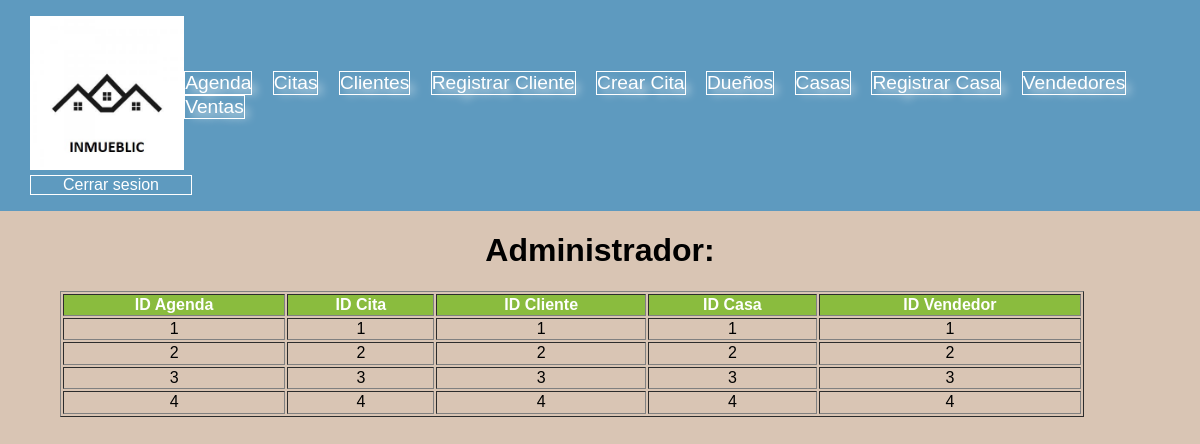
Screenshot of /admin/agenda.php with the database file from the repository.
### tables this page shows
create table agenda(
age_id int primary key auto_increment,
age_cit_id int not null references cita(cit_id),
age_cli_id int not null references cliente(cli_id),
age_cas_id int not null references casa(cas_id),
age_vend_id int not null references vendedor(vend_id)
);

### admin/agenda.php (the view, shortened to what this page needs)
<?php
$nombre= $_SESSION["adm_nombre"];
?>
<!DOCTYPE html>
<html lang="es">
<head>
<link href="../css/estilos.css" type="text/css" rel="stylesheet" />
<link href="../css/pop.css" type="text/css" rel="stylesheet" />
    <link rel="stylesheet" href="../css/styles.css">
	<link rel="stylesheet" href="../css/normalize.css">
</head>
<body>
<?php include('header.inc'); echo "<h1 align='center'>Administrador: $nombre</h1>";?>
<div class="principal">
<?php
include("../config1.php");
$con=@mysqli_connect($HOST,$USER,$PASS,$BD);
$con -> set_charset("utf8");
if($con){
	$query="SELECT * FROM agenda;";
		$consulta=mysqli_query($con,$query);
		if($consulta){
					  while($fila=mysqli_fetch_assoc($consulta)){
																$arreglo[]=$fila;
																}
					  echo '<table border=1 class="ventab">';
					  echo "<tr class='encabezado'>";
					  echo "<th>ID Agenda</th>";
					  echo "<th>ID Cita</th>";
					  echo "<th>ID Cliente</th>";
					  echo "<th>ID Casa</th>";
					  echo "<th>ID Vendedor</th>";
					  echo "</tr>";
					  foreach($arreglo as $ele){
									echo"<tr>";
												echo"<td>{$ele['age_id']}</td>";
												echo"<td>{$ele['age_cit_id']}</td>";
												echo"<td>{$ele['age_cli_id']}</td>";
												echo"<td>{$ele['age_cas_id']}</td>";
												echo"<td>{$ele['age_vend_id']}</td>";
									echo"</tr>";
							}
						echo"</table>";
		}else{
				echo"Error en la consulta";
			 }
}else{
	 echo "Error en la base de datos";
	 }
?>
</div>
</body>
</html>

### css/estilos.css (style rules this page uses)
.principal { width:90%; max-width:1200px; margin:auto; }
table.ventab { margin:center; text-align:center; width:100%; max-width:1024px; }
tr.encabezado { background-color:#8ABC3E; color:#fff; }

### css/styles.css (style rules this page uses)
:root { --blue:#4B89BF; --ligth-blue:#5E9ABF; --green:#70732F; --ligth-green:#8A8C3E; --ligth-brown:#D9C5B4; --brown:#867B77; font-family: sans-serif, Arial, Helvetica; }
h1 { font-size: 3.8rem; }
body { background-color: var(--ligth-brown); }

### rows the page displays
agenda: age_id "1", age_cit "1", age_cli "1", age_cas "1", age_vend "1"
agenda: age_id "2", age_cit "2", age_cli "2", age_cas "2", age_vend "2"
agenda: age_id "3", age_cit "3", age_cli "3", age_cas "3", age_vend "3"
agenda: age_id "4", age_cit "4", age_cli "4", age_cas "4", age_vend "4"
